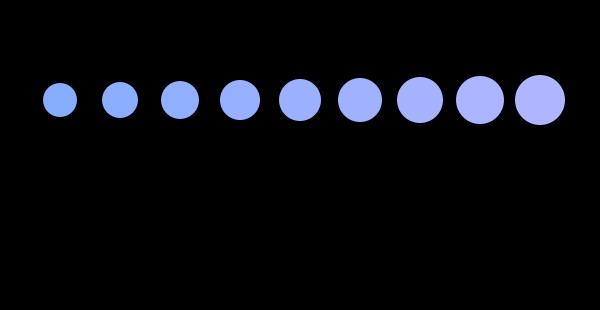
Frame 1 (no input)
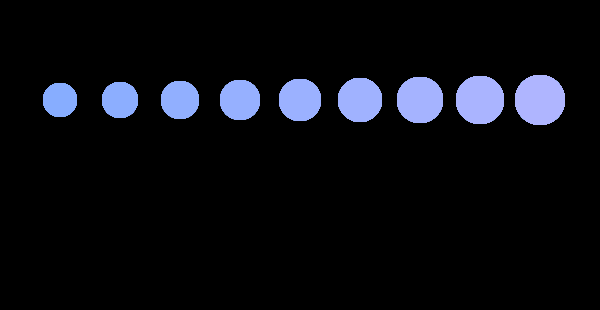
Frame 60 (the mouse pressed at the canvas centre just before this capture)
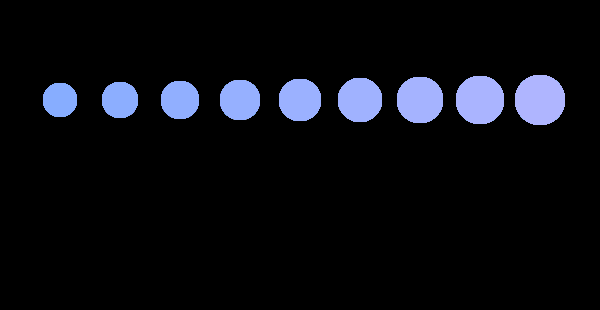
Frame 120 (the mouse held since frame 60 and released just before this capture)

The Processing sketch that drew these frames (run headless with seeded random() and noise(); from frame 60 on, the mouse is pressed at the canvas centre):

// Processing sketch: processing_66664
// ── processing_66664.pde


void setup() {
  size(600, 310); 
  background(0);
}

void draw() {
    for( int i = 1; i < 10; i++ )
    {
        drawCircle( 60*i, 100, 32+(i*2), color( 130+(i*5) , 172+i,255 ) );
    }
}

void drawCircle( int x, int y, int d, color c ) {
    noStroke();
    fill(c);
    ellipse(x, y, d, d);
      }
